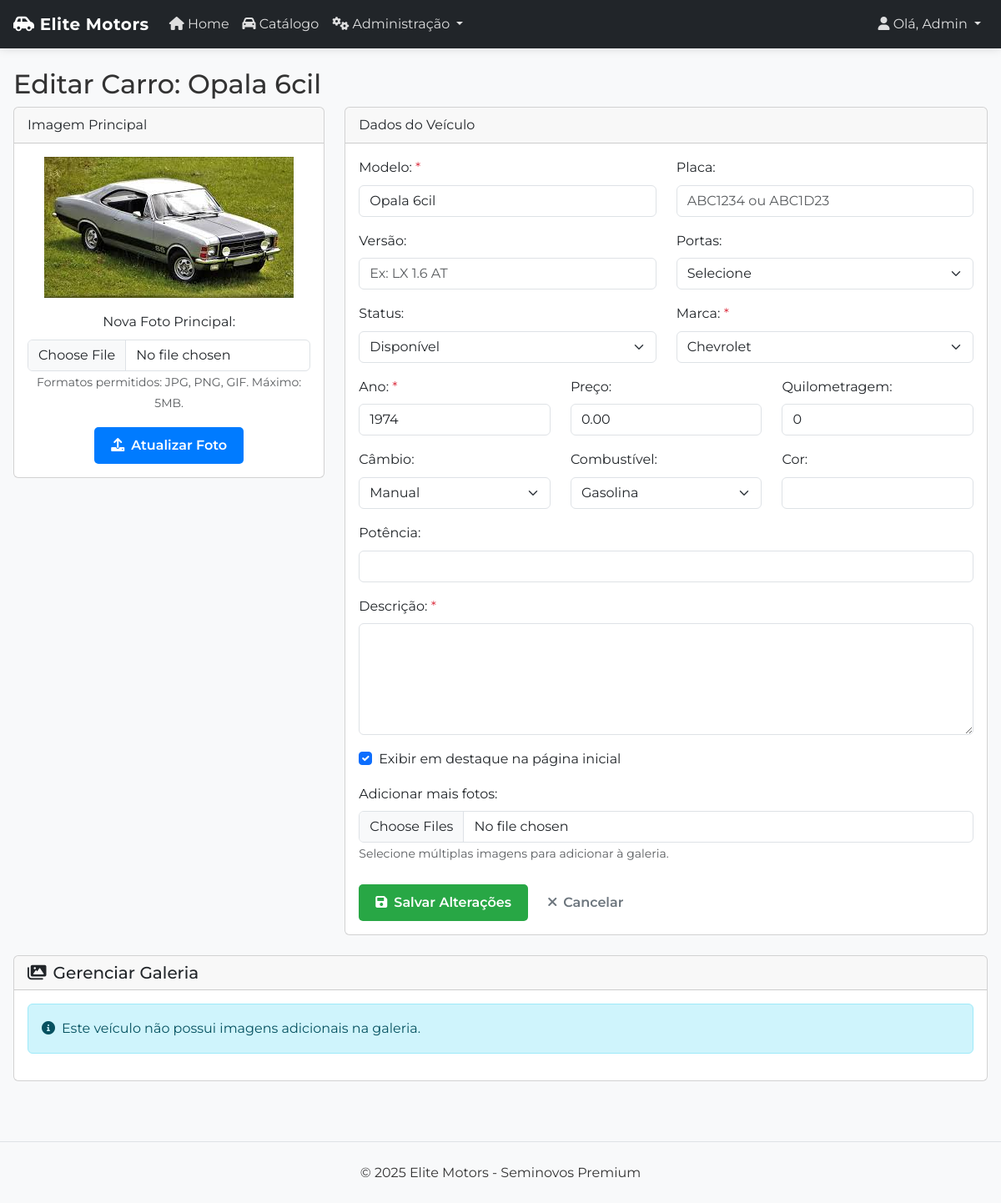
Page /public/index.php?url=carro/editar&id=1 (signed in) on the committed database.
### tables this page shows
CREATE TABLE `carros` (
  `id` int(11) NOT NULL,
  `modelo` varchar(100) NOT NULL,
  `ano` int(11) NOT NULL,
  `marca_id` int(11) DEFAULT NULL,
  `imagem` varchar(255) DEFAULT NULL,
  `preco` decimal(10,2) NOT NULL DEFAULT 0.00,
  `km` int(11) NOT NULL DEFAULT 0,
  `descricao` text NOT NULL DEFAULT '',
  `destaque` tinyint(1) DEFAULT 0,
  `cambio` varchar(50) DEFAULT 'Manual',
  `combustivel` varchar(50) DEFAULT 'Gasolina',
  `cor` varchar(50) NOT NULL DEFAULT '',
  `potencia` varchar(50) NOT NULL DEFAULT '',
  `created_at` timestamp NOT NULL DEFAULT current_timestamp(),
  `placa` varchar(10) DEFAULT NULL,
  `versao` varchar(100) DEFAULT NULL,
  `portas` int(1) DEFAULT NULL,
  `final_placa` int(1) DEFAULT NULL,
  `views` int(11) NOT NULL DEFAULT 0,
  `status` varchar(20) DEFAULT 'disponivel'
);

CREATE TABLE `marcas` (
  `id` int(11) NOT NULL,
  `nome` varchar(100) NOT NULL
);

### views/editar_carro.php (the view, shortened to what the rows shown need)
<?php include __DIR__ . '/header.php'; ?>
<div class="container my-4">
    <h2>Editar Carro: <?php echo htmlspecialchars($carro['modelo']); ?></h2>
    <div class="row mb-4">
        <div class="col-md-4">
            <div class="card">
                <div class="card-header">Imagem Principal</div>
                <div class="card-body text-center">
                    <?php if ($carro['imagem']): ?>
                        <img src="/mvc/public/<?php echo htmlspecialchars($carro['imagem']); ?>"
                            alt="<?php echo htmlspecialchars($carro['modelo']); ?>"
                            class="img-fluid mb-3" style="max-height: 200px;">
                    <?php endif; ?>
                    <form action="index.php?url=carro/atualizar" method="post" enctype="multipart/form-data" class="needs-validation" novalidate>
                        <div class="mb-3">
                            <label for="imagem" class="form-label">Nova Foto Principal:</label>
                            <input type="file" id="imagem" name="imagem" accept="image/jpeg,image/png,image/gif" class="form-control">
                            <small class="text-muted">Formatos permitidos: JPG, PNG, GIF. Máximo: 5MB.</small>
                        </div>
                        <button type="submit" class="btn btn-primary">
                            <i class="fas fa-upload me-2"></i>Atualizar Foto
                        </button>
                    </form>
                </div>
            </div>
        </div>
        <div class="col-md-8">
            <div class="card">
                <div class="card-header">Dados do Veículo</div>
                <div class="card-body">
                    <form action="index.php?url=carro/salvarEdicao" method="post" enctype="multipart/form-data" class="needs-validation" novalidate>
                        <div class="row">
                            <div class="col-md-6 mb-3">
                                <label for="modelo" class="form-label">Modelo: <span class="text-danger">*</span></label>
                                <input type="text" id="modelo" name="modelo" class="form-control"
                                    value="<?php echo htmlspecialchars($carro['modelo']); ?>" required>
                            </div>
                            <div class="col-md-6 mb-3">
                                <label for="placa" class="form-label">Placa:</label>
                                <input type="text" id="placa" name="placa" class="form-control"
                                       value="<?php echo htmlspecialchars($carro['placa'] ?? ''); ?>"
                                       pattern="[A-Za-z]{3}[0-9]{4}|[A-Za-z]{3}[0-9]{1}[A-Za-z]{1}[0-9]{2}"
                                       placeholder="ABC1234 ou ABC1D23">
                            </div>
                        </div>
                        <div class="row">
                            <div class="col-md-6 mb-3">
                                <label for="versao" class="form-label">Versão:</label>
                                <input type="text" id="versao" name="versao" class="form-control"
                                       value="<?php echo htmlspecialchars($carro['versao'] ?? ''); ?>"
                                       placeholder="Ex: LX 1.6 AT">
                            </div>
                            <div class="col-md-6 mb-3">
                                <label for="portas" class="form-label">Portas:</label>
                                <select id="portas" name="portas" class="form-select">
                                    <option value="">Selecione</option>
                                </select>
                            </div>
                        </div>
                        <div class="row">
                            <div class="col-md-6 mb-3">
                                <label for="status" class="form-label">Status:</label>
                                <select id="status" name="status" class="form-select">
                                    <option value="disponivel" <?php echo ($carro['status'] == 'disponivel') ? 'selected' : ''; ?>>Disponível</option>
                                </select>
                            </div>
                            <div class="col-md-6 mb-3">
                                <label for="marca_id" class="form-label">Marca: <span class="text-danger">*</span></label>
                                <select id="marca_id" name="marca_id" class="form-select" required>
                                    <?php foreach ($marcas as $marca): ?>
                                        <option value="<?php echo $marca['id']; ?>"
                                            <?php echo ($marca['id'] == $carro['marca_id']) ? 'selected' : ''; ?>>
                                            <?php echo htmlspecialchars($marca['nome']); ?>
                                        </option>
                                    <?php endforeach; ?>
                                </select>
                            </div>
                        </div>
                        <div class="row">
                            <div class="col-md-4 mb-3">
                                <label for="ano" class="form-label">Ano: <span class="text-danger">*</span></label>
                                <input type="number" id="ano" name="ano" class="form-control"
                                    value="<?php echo htmlspecialchars($carro['ano']); ?>" required>
                            </div>
                            <div class="col-md-4 mb-3">
                                <label for="preco" class="form-label">Preço:</label>
                                <input type="number" id="preco" name="preco" step="0.01" class="form-control"
                                    value="<?php echo htmlspecialchars($carro['preco']); ?>">
                            </div>
                            <div class="col-md-4 mb-3">
                                <label for="km" class="form-label">Quilometragem:</label>
                                <input type="number" id="km" name="km" class="form-control"
                                    value="<?php echo htmlspecialchars($carro['km']); ?>">
                            </div>
                        </div>
                        <div class="row">
                            <div class="col-md-4 mb-3">
                                <label for="cambio" class="form-label">Câmbio:</label>
                                <select id="cambio" name="cambio" class="form-select">
                                    <option value="Manual" <?php echo ($carro['cambio'] == 'Manual') ? 'selected' : ''; ?>>Manual</option>
                                </select>
                            </div>
                            <div class="col-md-4 mb-3">
                                <label for="combustivel" class="form-label">Combustível:</label>
                                <select id="combustivel" name="combustivel" class="form-select">
                                    <option value="Gasolina" <?php echo ($carro['combustivel'] == 'Gasolina') ? 'selected' : ''; ?>>Gasolina</option>
                                </select>
                            </div>
                            <div class="col-md-4 mb-3">
                                <label for="cor" class="form-label">Cor:</label>
                                <input type="text" id="cor" name="cor" class="form-control"
                                    value="<?php echo htmlspecialchars($carro['cor']); ?>">
                            </div>
                        </div>
                        <div class="mb-3">
                            <label for="potencia" class="form-label">Potência:</label>
                            <input type="text" id="potencia" name="potencia" class="form-control"
                                value="<?php echo htmlspecialchars($carro['potencia']); ?>">
                        </div>
                        <div class="mb-3">
                            <label for="descricao" class="form-label">Descrição: <span class="text-danger">*</span></label>
                            <textarea id="descricao" name="descricao" class="form-control" rows="5" required><?php echo htmlspecialchars($carro['descricao']); ?></textarea>
                        </div>
                        <div class="form-check mb-3">
                            <input type="checkbox" class="form-check-input" id="destaque" name="destaque" value="1"
                                <?php echo ($carro['destaque'] == 1) ? 'checked' : ''; ?>>
                            <label class="form-check-label" for="destaque">
                                Exibir em destaque na página inicial
                            </label>
                        </div>
                        <div class="mb-3">
                            <label for="novas_imagens" class="form-label">Adicionar mais fotos:</label>
                            <input type="file" name="novas_imagens[]" id="novas_imagens" class="form-control" accept="image/jpeg,image/png,image/gif" multiple>
                            <small class="text-muted">Selecione múltiplas imagens para adicionar à galeria.</small>
                        </div>
                        <button type="submit" class="btn btn-success">
                            <i class="fas fa-save me-2"></i>Salvar Alterações
                        </button>
                        <a href="index.php?url=carro/detalhes&id=<?php echo $carro['id']; ?>" class="btn btn-outline-secondary">
                            <i class="fas fa-times me-2"></i>Cancelar
                        </a>
                    </form>
                </div>
            </div>
        </div>
    </div>
    <div class="card mb-4">
        <div class="card-header">
            <h5 class="mb-0"><i class="fas fa-images me-2"></i>Gerenciar Galeria</h5>
        </div>
        <div class="card-body">
            <div class="row">
                <?php if(empty($carro['galeria'])): ?>
                    <div class="col-12">
                        <div class="alert alert-info">
                            <i class="fas fa-info-circle me-2"></i>Este veículo não possui imagens adicionais na galeria.
                        </div>
                    </div>
                <?php endif; ?>
            </div>
        </div>
    </div>
</div>
<?php include __DIR__ . '/footer.php'; ?>

### rows in the picture
carros: modelo "Opala 6cil", imagem (picture), status "Disponível", marca_id "Chevrolet", ano "1974", preco "0.00", km "0", cambio "Manual", combustivel "Gasolina", destaque "☑"

### other values in the picture
$_SESSION['user']['nome'] "Admin"
